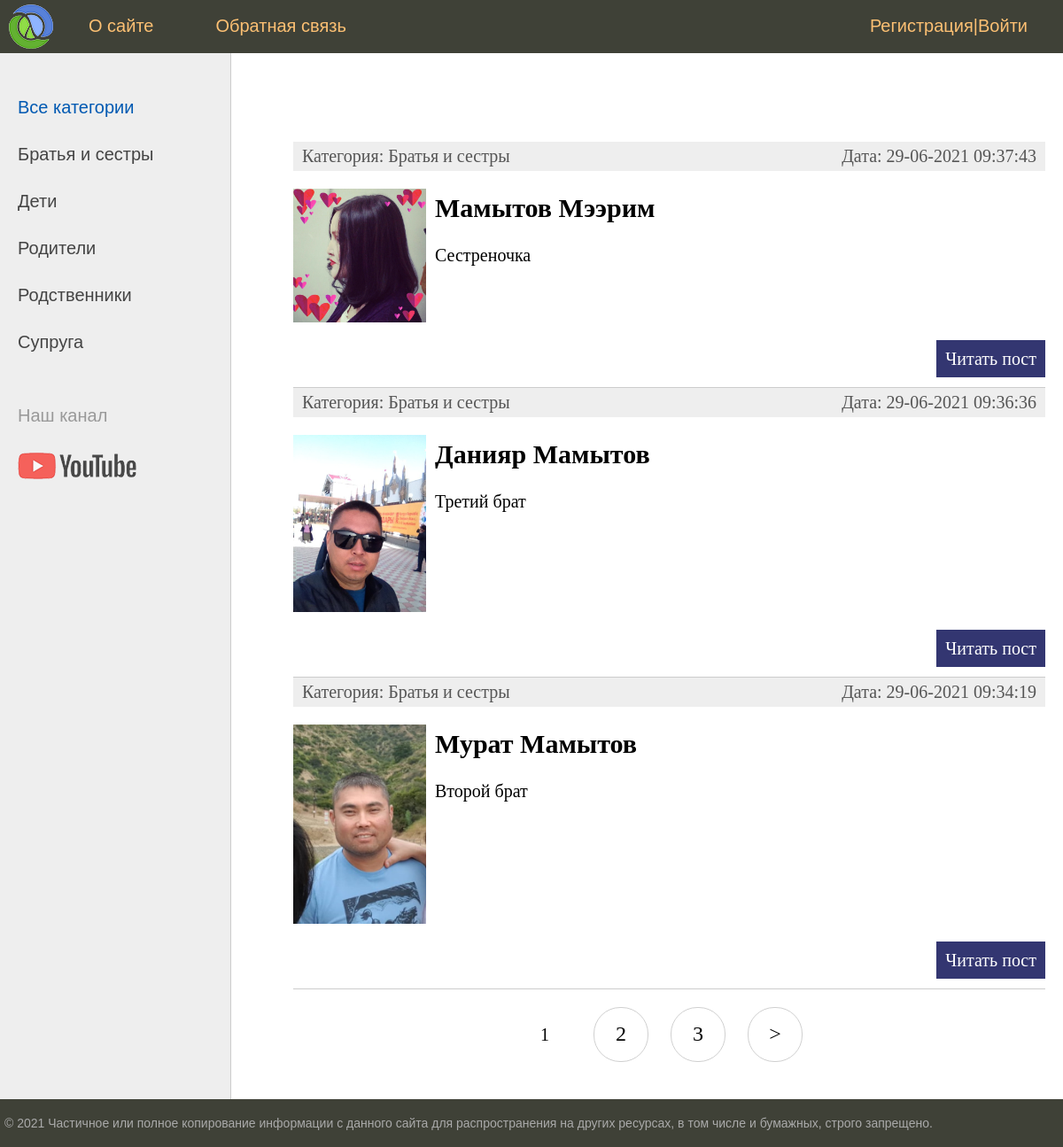
The page / on the database its author committed.
### women/models.py (models this page shows, shortened)
class Category(models.Model):
    name = models.CharField(max_length=100, db_index=True, verbose_name="Категория")
    slug = models.SlugField(max_length=255, unique=True, db_index=True, verbose_name="URL")
    def __str__(self):
        return self.name
    def get_absolute_url(self):
        return reverse('category', kwargs={'cat_slug': self.slug})
    class Meta:
        verbose_name = 'Категория'
        verbose_name_plural = 'Категории'
        ordering = ['id']

class Women(models.Model):
    title = models.CharField(max_length=255, verbose_name="Заголовок")
    slug = models.SlugField(max_length=255, unique=True, db_index=True, verbose_name="URL")
    content = models.TextField(blank=True, verbose_name="Текст статьи")
    photo = models.ImageField(upload_to="photos/%Y/%m/%d/", verbose_name="Фото")
    time_create = models.DateTimeField(auto_now_add=True, verbose_name="Время создания")
    time_update = models.DateTimeField(auto_now=True, verbose_name="Время изменения")
    is_published = models.BooleanField(default=True, verbose_name="Публикация")
    cat = models.ForeignKey('Category', on_delete=models.PROTECT, verbose_name="Категории")
    def get_absolute_url(self):
        return reverse('post', kwargs={'post_slug': self.slug})
    class Meta:
        verbose_name = 'Члены семьи'
        verbose_name_plural = 'Члены семьи'
        ordering = ['-time_create', 'title']

### women/views.py (the view)
# urls.py: path('', cache_page(60)(WomenHome.as_view()), name='home'),
class WomenHome(DataMixin, ListView):
    model = Women
    template_name = 'women/index.html'
    context_object_name = 'posts'
    def get_context_data(self, *, object_list=None, **kwargs):
        context = super().get_context_data(**kwargs)
        c_def = self.get_user_context(title="Главная страница")
        return dict(list(context.items()) + list(c_def.items()))
    def get_queryset(self):
        return Women.objects.filter(is_published=True).select_related('cat')

### women/utils.py (called while the page is built)
    def get_user_context(self, **kwargs):
        context = kwargs
        cats = Category.objects.annotate(Count('women'))
        user_menu = menu.copy()
        if not self.request.user.is_authenticated:
            user_menu.pop(1)
        context['menu'] = user_menu
        context['cats'] = cats
        if 'cat_selected' not in context:
            context['cat_selected'] = 0
        return context

### women/templates/women/index.html (shortened to what this page needs)
{% extends 'women/base.html' %}
{% block content %}
<ul class="list-articles">
	{% for p in posts %}
			<li><div class="article-panel">
	<p class="first">Категория: {{p.cat}}</p>
	<p class="last">Дата: {{p.time_update|date:"d-m-Y H:i:s"}}</p>
</div>
{% if p.photo %}
	<p><img class="img-article-left thumb" src="{{p.photo.url}}"></p>
{% endif %}
				<h2>{{p.title}}</h2>
	{% autoescape on %}
	{{p.content|linebreaks|truncatewords:50}}
	{% endautoescape %}
			<p class="link-read-post"><a href="{{ p.get_absolute_url }}">Читать пост</a></p>
			</li>
	{% endfor %}
</ul>
{% endblock %}

### women/templates/women/base.html (shortened to what this page needs)
{% load static %}
{% load women_tags %}
<!DOCTYPE html>
<html>
<head>
	<link type="text/css" href="{% static 'women/css/styles.css' %}" rel="stylesheet" />
</head>
<body>
<table class="table-page" border=0 cellpadding="0" cellspacing="0">
<tr><td valign=top>
{% block mainmenu %}
		<div class="header">
			<ul id="mainmenu" class="mainmenu">
			<li class="logo"><a href="{% url 'home' %}"><div class="logo"></div></a></li>
{% for m in menu %}
			<li><a href="{% url m.url_name %}">{{m.title}}</a></li>
{% endfor %}
				{% if request.user.is_authenticated %}
				<li class="last"> {{user.username}} | <a href="{% url 'logout' %}">Выйти</a></li>
				{% else %}
				<li class="last"> <a href="{% url 'register' %}">Регистрация</a>|<a href="{% url 'login' %}">Войти</a></li>
				{% endif %}
			</ul>
		</div>
{% endblock mainmenu %}
<table class="table-content" border=0 cellpadding="0" cellspacing="0">
<tr>
	<td valign="top" class="left-chapters">
	<ul id="leftchapters">
{% if cat_selected == 0 %}
		<li class="selected">Все категории</li>
{% else %}
		<li><a href="{% url 'home' %}">Все категории</a></li>
{% endif %}
{% for c in cats %}
{% if c.women__count > 0 %}
	{% if c.pk == cat_selected %}
		<li class="selected">{{c.name}}</li>
	{% else %}
		<li><a href="{{ c.get_absolute_url }}">{{c.name}}</a></li>
	{% endif %}
{% endif %}
{% endfor %}
		<li class="share">
		<p>Наш канал</p>
		<a class="share-yt" href="https://www.youtube.com/channel/UCT2f70IvN9utN9aLWvmUY9g" target="_blank" rel="nofollow"></a>
		</li>
	</ul>
</td>
<td valign="top" class="content">
	<div class="content-text">
{% block content %}
{% endblock %}
{% if page_obj.has_other_pages %}
<nav class="list-pages">
    <ul>
        {% for p in paginator.page_range %}
		{% if page_obj.number == p %}
        <li class="page-num page-num-selected">{{ p }}</li>
		{% elif p >= page_obj.number|add:-2 and p <= page_obj.number|add:2  %}
        <li class="page-num">
            <a href="?page={{ p }}">{{ p }}</a>
        </li>
		{% endif %}
        {% endfor %}
{% if page_obj.has_next %}
<li class="page-num">
	<a href="?page={{ page_obj.next_page_number }}">&gt;</a>
</li>
{% endif %}
    </ul>
</nav>
{% endif %}
	</div>
</td></tr></table>
</td></tr>
<tr><td valign=top>
	<div id="footer">
		<p>&copy; 2021 Частичное или полное копирование информации с данного сайта для распространения на других ресурсах, в том числе и бумажных, строго запрещено.</p>
	</div>
</td></tr></table>
</body>
</html>

### women/static/women/css/styles.css (style rules this page uses)
html, body { font-family: 'Arial'; margin: 0; padding: 0; height: 100%; width: 100%; color: #444; }
a { color: #0059b2; text-decoration: none; }
img { max-width: 600px; height: auto; }
img.img-article-left { max-width: 300px; height: auto; float: left; padding: 0 10px 10px 0; }
img.img-article-left.thumb { max-width: 150px; height: auto; }
p.link-read-post { text-align: right; }
p.link-read-post a { padding: 10px; min-width: 100px; background: #333671; color: #fff; text-decoration: none; }
div.article-panel { background: #eee; padding: 5px 10px 5px 10px; box-sizing border-box; overflow: hidden; color: #555; }
div.article-panel p.first { margin: 0; float: left; }
div.article-panel p.last { margin: 0; float: right; }
ul.list-articles { list-style: none; margin: 0; padding: 0; }
ul.list-articles li { border-bottom: 1px solid #ccc; }
.table-page { width: 100%; height: 100%; vertical-align: top; }
.table-page tr { height: 100%; }
.header { background: #3F4137; height: 60px; }
.logo { background: url('../images/logo.png') no-repeat 10px 5px; width: 70px; height: 60px; }
ul.mainmenu { list-style: none; margin: 0; padding: 0; height: 60px; color: #fdc073; font-size: 20px; overflow: hidden; }
ul.mainmenu li { float: left; margin: 18px 40px 0 30px; }
ul.mainmenu li.logo { margin: 0; }
ul.mainmenu li.last { float: right; }
ul.mainmenu li a { color: #fdc073; text-decoration: none; }
.table-content { width: 100%; min-height: 100%; height: 100%; }
.left-chapters { margin: 0; background: #eee; border-right: 1px solid #ccc; min-height: 100%; }
.left-chapters ul { width: 230px; min-height: 100%; margin: 0; padding: 20px 10px 10px 20px; list-style: none; font-size: 20px; }
.left-chapters ul li { margin: 30px 0 0 0; color: #999; }
.left-chapters ul li.selected { color: #0059b2; }
.left-chapters ul li a { color: #444; text-decoration: none; }
.left-chapters ul li.share { margin: 60px 0 0 0; }
.left-chapters ul li.share p { margin: 30px 0 30px 0; }
.left-chapters ul li.share a { display: inline-block; width: 40px; height: 40px; margin: 0 20px 0 0; }
.left-chapters ul li.share a.share-yt { width: 100%; height: 30px; background: url('../images/share_yt.png') no-repeat 0 0 }
.content { padding: 40px 20px 20px 40px; width: 100%; box-sizing: border-box; }
.content-text { margin: 60px 0 0 30px; color: #000; font-size: 20px; font-family: Yandex Sans Display Light; }
#footer { box-sizing: border-box; background: #3F4137; padding: 5px; color: #aaa; font-size: 14px; font-family: Verdana, Geneva, Arial, Helvetica; text-align: left; overflow: hidden; }
.list-pages { text-align: center; margin: 0 0 20px 0; }
.list-pages ul { margin: 20px 0 0 0; padding: 0; list-style: none; }
.list-pages ul li { display: inline-block; margin: 0 20px 0 0; }
.list-pages a { color: #000; font-size: 24px; text-decoration: none; }
.list-pages .page-num, .page-num-selected { display: inline-block; width: 60px; height: 44px; padding: 16px 0 0 0; border: 1px solid #d0d0d0; border-radius: 30px; }
.list-pages .page-num-selected { border: none; color: #000; font-size: 20px; }

### rows shown on the page
Category: name "Братья и сестры"
Category: name "Дети"
Category: name "Родители"
Category: name "Родственники"
Category: name "Супруга"
Women: cat "Братья и сестры", time_update "29-06-2021 09:37:43", photo (picture), title "Мамытов Мээрим", content "Сестреночка"
Women: cat "Братья и сестры", time_update "29-06-2021 09:36:36", photo (picture), title "Данияр Мамытов", content "Третий брат"
Women: cat "Братья и сестры", time_update "29-06-2021 09:34:19", photo (picture), title "Мурат Мамытов", content "Второй брат"

### other values the page prints
{{ m.title }} "О сайте" "Обратная связь"
{{ p }} "1"
{{ p }} "2" "3"
